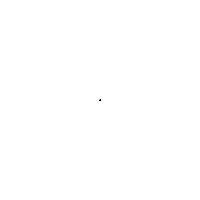
Frame 1 (no input)
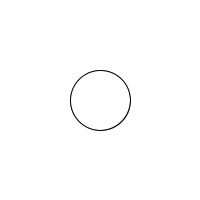
Frame 60 (the mouse pressed at the canvas centre just before this capture)
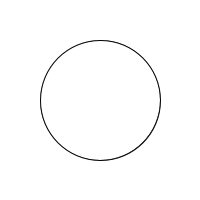
Frame 120 (the mouse held since frame 60 and released just before this capture)

The Processing sketch that drew these frames (run headless with seeded random() and noise(); from frame 60 on, the mouse is pressed at the canvas centre):

// Processing sketch: processing_167353
// ── processing_167353.pde


float a=1;

void setup(){
  //Setting up background size
  size(200,200); 
  //Setting up a white background
  background(255); 
 
}

void draw(){
 //circle with expanding size 
ellipse(100,100,a,a);

a=a+1;

}
